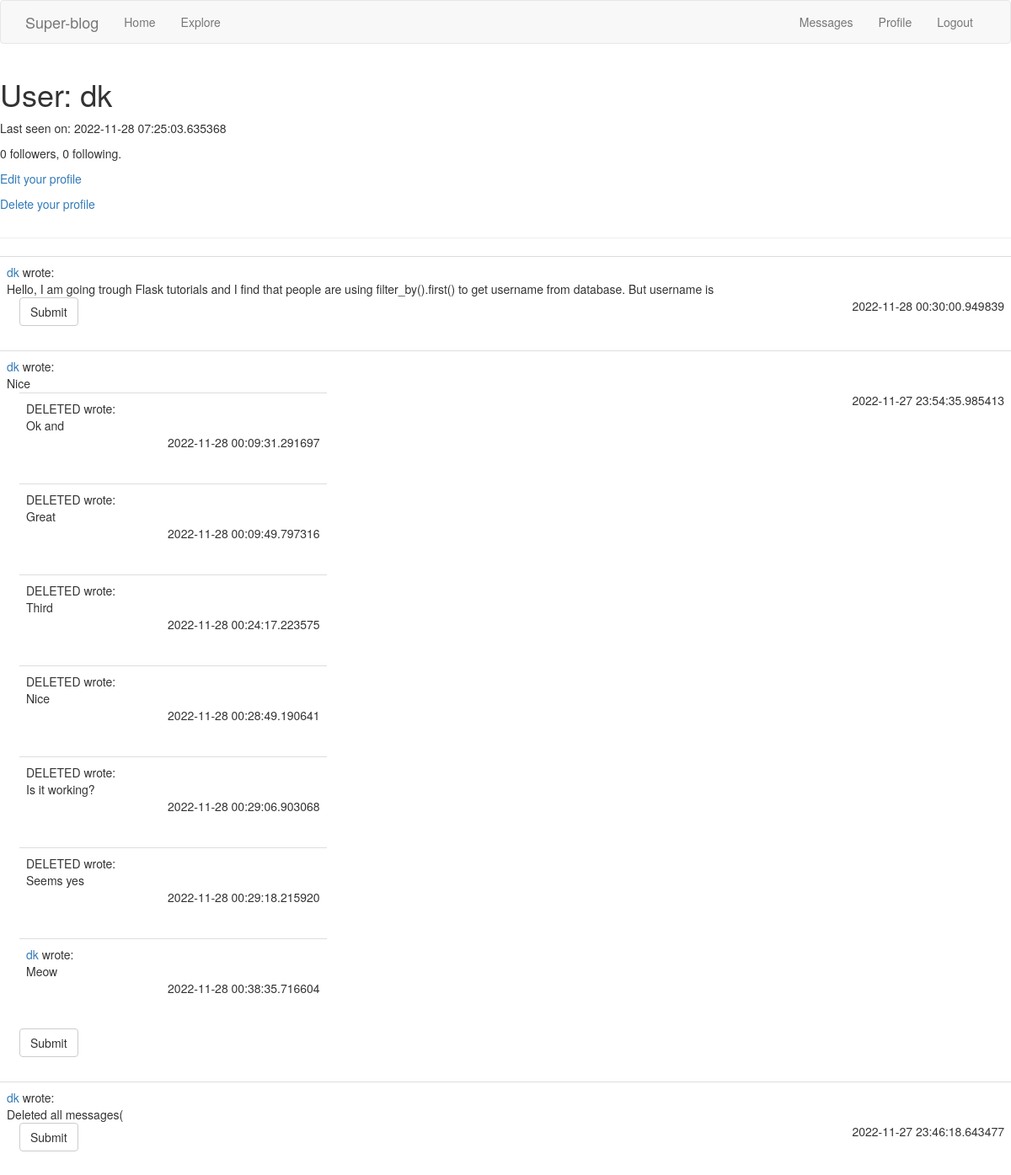
The app's page /user/dk (signed in) with its own data.
### app/models.py (models this page shows, shortened)
class User(UserMixin, db.Model):
    id = db.Column(db.Integer, primary_key=True)
    username = db.Column(db.String(64), index=True, unique=True)
    email = db.Column(db.String(120), index=True, unique=True)
    password_hash = db.Column(db.String(128))
    posts = db.relationship('Post', backref='author', lazy='dynamic')
    comments = db.relationship('Comment', backref='author', lazy='dynamic')
    bio = db.Column(db.String(140))
    last_seen = db.Column(db.DateTime, default=datetime.now)
    followed = db.relationship(
        'User', secondary=followers,
        primaryjoin=(followers.c.follower_id == id),
        secondaryjoin=(followers.c.followed_id == id),
        backref=db.backref('followers', lazy='dynamic'), lazy='dynamic')
    messages_sent = db.relationship('Message',
                                    foreign_keys='Message.sender_id',
                                    backref='author', lazy='dynamic')
    messages_received = db.relationship('Message',
                                        foreign_keys='Message.recipient_id',
                                        backref='recipient', lazy='dynamic')
    last_message_read_time = db.Column(db.DateTime)
    def new_messages(self):
        last_read_time = self.last_message_read_time or datetime(1970, 1, 1)
        return Message.query.filter_by(recipient=self).filter(
            Message.timestamp > last_read_time).count()

class Post(db.Model):
    id = db.Column(db.Integer, primary_key=True)
    body = db.Column(db.String(300))
    timestamp = db.Column(db.DateTime, index=True, default=datetime.now)
    user_id = db.Column(db.Integer, db.ForeignKey('user.id'))
    replies = db.relationship('Comment',
                              foreign_keys='Comment.parent_id',
                              backref='root', lazy='dynamic')

class Comment(db.Model):
    id = db.Column(db.Integer, primary_key=True)
    body = db.Column(db.String(300))
    timestamp = db.Column(db.DateTime, index=True, default=datetime.now)
    user_id = db.Column(db.Integer, db.ForeignKey('user.id'))
    parent_id = db.Column(db.Integer, db.ForeignKey('post.id'))

### app/routes.py (the view)
@app.route('/user/<username>')
@login_required
def user(username):
    user = User.query.filter_by(username=username).first_or_404()
    posts = user.posts.order_by(Post.timestamp.desc()).all()
    form = EmptyForm()
    return render_template('user.html', user=user, posts=posts, form=form)

### app/forms.py
class EmptyForm(FlaskForm):
    submit = SubmitField('Submit')

### app/models.py (called while the page is built)
@login.user_loader
def load_user(id):
    return User.query.get(int(id))

### app/routes.py (called while the page is built)
@app.before_request
def before_request():
    if current_user.is_authenticated:
        current_user.last_seen = datetime.utcnow()
        db.session.commit()

### app/templates/user.html (shortened to what this page needs)
{% extends "base.html" %}
{% block content %}
<table>
  <tr valign="top">
    <td>
      <h1>User: {{ user.username }}</h1>
      {% if user.last_seen %}<p>Last seen on: {{ user.last_seen }}</p>{% endif %}
      <p>{{ user.followers.count() }} followers, {{ user.followed.count() }} following.</p>
      {% if user == current_user %}
      <p><a href="{{ url_for('edit_profile') }}">Edit your profile</a></p>
      <p><a href="{{ url_for('delete_profile') }}">Delete your profile</a></p>
      {% endif %}
    </td>
  </tr>
</table>
<hr>
{% for post in posts %}
{% include '_post.html' %}
{% endfor %}
{% endblock %}

### app/templates/_post.html
{% import 'bootstrap/wtf.html' as wtf %}
<table class="table table-hover">
  <tr>
    <div class="col-md-4">
      <td>
          {% if post.author.username %}
          <a href="{{ url_for('user', username=post.author.username) }}">
              {{ post.author.username }}
          </a>
          {% else %}
          DELETED
          {% endif %}
          wrote:
          <br>
          {{ post.body }}
          <br>
          <div class="col-md-4">
            {% block content %}
              {% for comment in post.replies %}
                  {% include '_comment.html' %}
              {% endfor %}
            {% endblock %}
            <form method="post" action="/reply_to/{{post.id}}">
            {% if form %}
            {{ wtf.quick_form(form) }}
            {% endif %}
            </form>
          </div>
          <p align="right">{{ post.timestamp }}</p>
      </td>
    </div>
  </tr>
</table>

### app/templates/_comment.html
{% import 'bootstrap/wtf.html' as wtf %}
<table class="table table-hover">
  <tr>
    <div class="col-md-4">
      <td>
        {% if comment.author.username %}
        <a href="{{ url_for('user', username=comment.author.username) }}">
          {{ comment.author.username }}
        </a>
        {% else %}
        DELETED
        {% endif %}
          wrote:
          <br>
          {{ comment.body }}
          <br>
          <p align="right">{{ comment.timestamp }}</p>
      </td>
    </div>
  </tr>
</table>

### records on screen
User: username "dk", last_seen "2022-11-28 07:25:03.635368"
Post: author.username "dk", body "Hello, I am going trough Flask tutorials and I find that people are using filter_by().first() to get username from database. But username is", timestamp "2022-11-28 00:30:00.949839"
Post: author.username "dk", body "Nice", timestamp "2022-11-27 23:54:35.985413"
Comment: shows "DELETED", body "Ok and", timestamp "2022-11-28 00:09:31.291697"
Comment: shows "DELETED", body "Great", timestamp "2022-11-28 00:09:49.797316"
Comment: shows "DELETED", body "Third", timestamp "2022-11-28 00:24:17.223575"
Comment: shows "DELETED", body "Nice", timestamp "2022-11-28 00:28:49.190641"
Comment: shows "DELETED", body "Is it working?", timestamp "2022-11-28 00:29:06.903068"
Comment: shows "DELETED", body "Seems yes", timestamp "2022-11-28 00:29:18.215920"
Comment: author.username "dk", body "Meow", timestamp "2022-11-28 00:38:35.716604"
Post: author.username "dk", body "Deleted all messages(", timestamp "2022-11-27 23:46:18.643477"

### other values on screen
{{ user.followers.count() }} "0"
{{ user.followed.count() }} "0"
